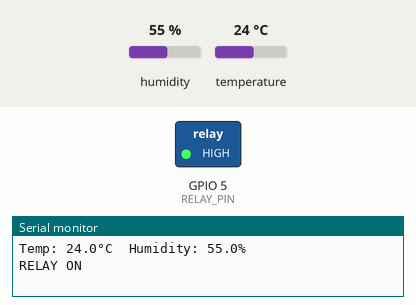
Bench run of a program on a simulated ESP32. Shown: switched loads named in the program (green lamp = pin HIGH), the last lines printed to the serial monitor. Inputs (shaded band) come from the test bench; at power-on: humidity 55 %, temperature 24 °C.

Above: at 0.5 s.
At 2.5 s:
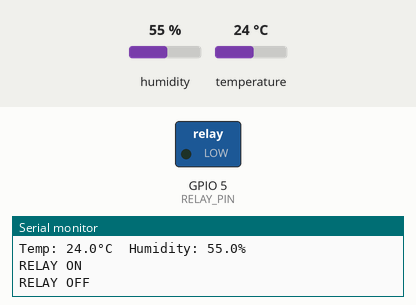
Timing chart, 0 to 5.2 s (numbered marks = the images above):
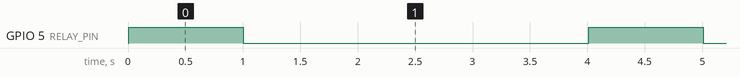

The program:

main.cpp
```cpp
#include <Arduino.h>
#include <DHT.h>

#define DHT_PIN     4
#define DHT_TYPE    DHT22
#define RELAY_PIN   5

DHT dht(DHT_PIN, DHT_TYPE);

void setup() {
    Serial.begin(115200);
    dht.begin();
    pinMode(RELAY_PIN, OUTPUT);
    digitalWrite(RELAY_PIN, LOW);   // Active HIGH — 초기 OFF
}

void loop() {
    float humidity    = dht.readHumidity();
    float temperature = dht.readTemperature();

    if (isnan(humidity) || isnan(temperature)) {
        Serial.println("DHT22 read failed");
        delay(2000);
        return;
    }

    Serial.printf("Temp: %.1f°C  Humidity: %.1f%%\n", temperature, humidity);

    digitalWrite(RELAY_PIN, HIGH);
    Serial.println("RELAY ON");
    delay(1000);

    digitalWrite(RELAY_PIN, LOW);
    Serial.println("RELAY OFF");
    delay(3000);
}
```

Measured:
- by itself, GPIO 5 (RELAY_PIN): alternates HIGH for 1.0 s and LOW for 3.0 s
